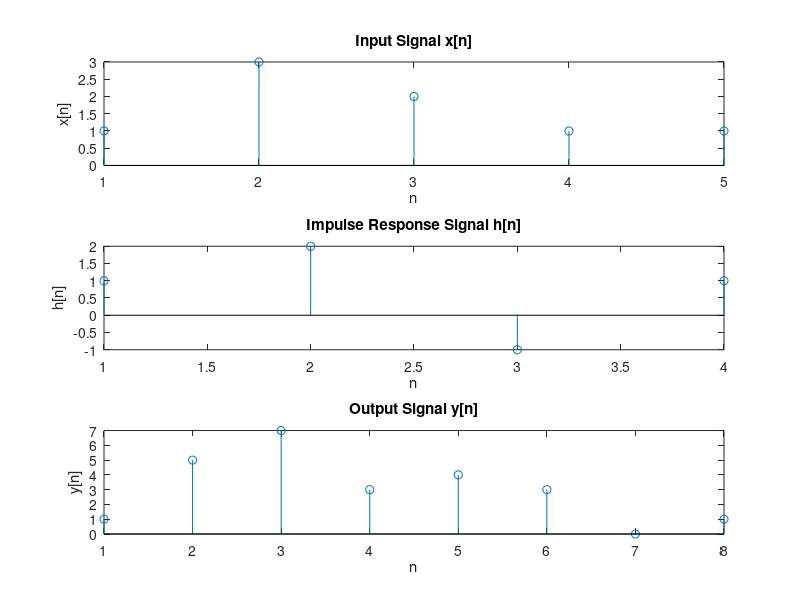

This figure's MATLAB source:
x=[1,3,2,1,1]
h=[1,2,-1,1]
y=conv(x,h)
subplot(3,1,1)
stem(x)
xlabel('n')
ylabel('x[n]')
title('Input Signal x[n]')
subplot(3,1,2)
stem(h)
xlabel('n')
ylabel('h[n]')
title('Impulse Response Signal h[n]')
subplot(3,1,3)
stem(y)
xlabel('n')
ylabel('y[n]')
title('Output Signal y[n]')